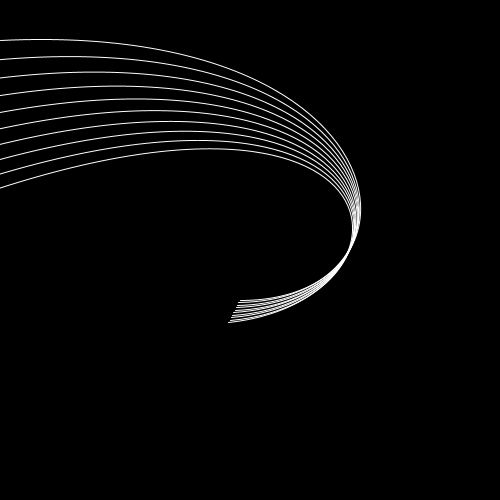
Frame 1 (no input)
Frame 60 (the mouse pressed at the canvas centre just before this capture): identical to frame 1, image omitted
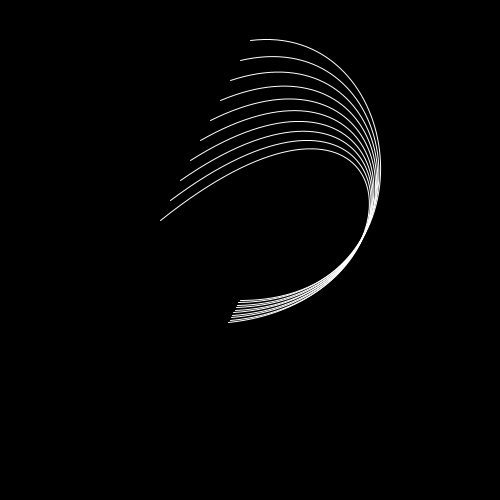
Frame 120 (the mouse held since frame 60 and released just before this capture)

The Processing sketch that drew these frames (run headless with seeded random() and noise(); from frame 60 on, the mouse is pressed at the canvas centre):

// Processing sketch: Curve
// ── Curve.pde
//curve di Bezier servono per le animazioni e venivano utilizzate per disegnare le scocche di automobili. Esse vengono defininte da due segmenti, ovvero quattro punti.
/*noFill();
stroke(255,100,0);
line(85,20,10,10);
line(90,90,15,80);
bezier(85, 20, 10, 10, 90, 90, 15, 80);
bezier(90, 90, 15, 80, 85, 20, 10, 10 );
stroke(0, 0, 0);
bezier(10, 10,  85, 20,  15, 80,  90, 90);*/


//mouseX e mouseY conservano la posizione del mio puntatore del mouse

int x, y;

void setup(){
   size(500,500);
   x = 85;
   y = 20;
   noFill();
   stroke(255);
}

void draw(){
    background(0);
    /*noFill();
    line(x,y,10,10);
    line(90,90,15,80);
    stroke(0, 0, 0);
    bezier(10, 10,  x, y,  15, 80,  90, 90);
    x = mouseX;
    y = mouseY;*/
    for(int i=0; i<200; i+=20){
       bezier(mouseX - (i/2.0), 40+i, 410, 20, 440, 300, 240-(i/16.0), 300+(i/8.0)); 
    }
}
